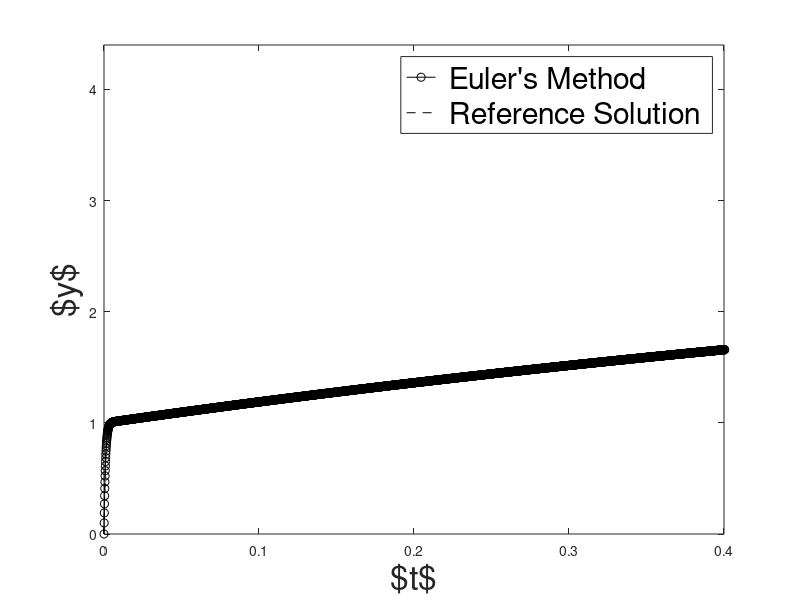

Source code (MATLAB):
% Problem 5 Spring 2010

clear all
close all
clc

% Define ODE
yPrime = @(t, y) -1000.*y + 3000 - 2000.*exp( -t );
y0 = 0; % Initial condition
tRange = [0, 0.4];
% Solve with MATLAB
[tRef, yRef] = ode45( yPrime, tRange, y0 );

% Solve with Euler's method
tStart = min(tRange);

% Set uniform region
uniformRegion = 1;
deltaT = 0.0001;
currentT = tStart;
currentY = y0;
currentPoint = 1;

% Or manually specify points
tPoints = [ 0:0.0001:0.02, 0.02:0.01:0.2];

if uniformRegion
    while currentT < 1.1.*max(tRange)
        
        % Store current point
        tSol( currentPoint ) = currentT;
        ySol( currentPoint ) = currentY;
        currentPoint = currentPoint + 1;
        
        % Get derivative at that point
        dydt = yPrime( currentT, currentY );
        
        % Get next point
        currentY = currentY + dydt.*deltaT;
        currentT = currentT + deltaT;
    end
    
else
    
    tSol = tPoints;
    
    for tCount = 1:length( tPoints )
        
        % Define time interval
        if tCount == 1
            deltaT = tPoints(2) - tPoints(1);
        else
            deltaT = tPoints( tCount ) - tPoints( tCount - 1 );
        end
        
        % Store current point
        ySol(tCount) = currentY;
        
        % Get derivative at that point
        dydt = yPrime( currentT, currentY );
        
        % Get next point
        currentY = currentY + dydt.*deltaT;
        
    end
    
end

% Plot the results for comparison
figure()
hold all;
[euler] = plot( tSol, ySol, '-ok' );
[reference] = plot( tRef, yRef, '--k' );

xlabel( '$t$', 'FontSize', 24 );
ylabel( '$y$', 'FontSize', 24 );
xlim([0, 0.4])
ylim([0,4.4]);
box on;
lh = legend( ' Euler''s Method', ' Reference Solution' );
set( lh, 'FontSize', 22 );
